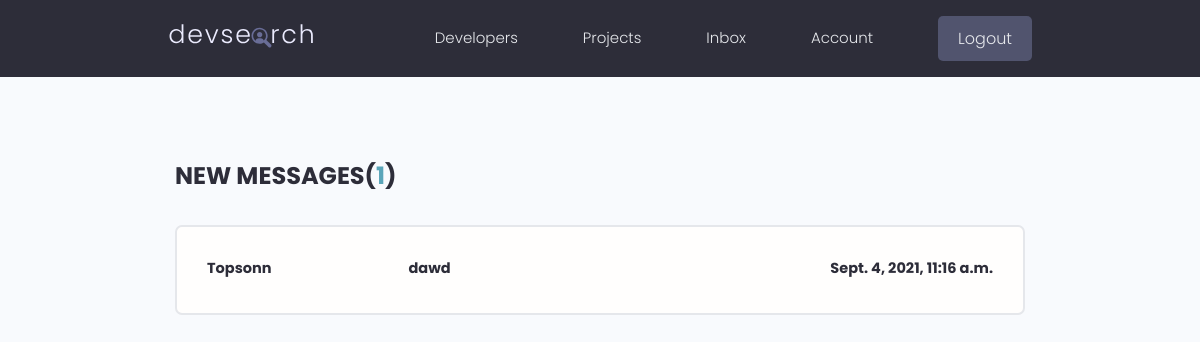
Page /inbox/ (signed in) on the earlier database version.
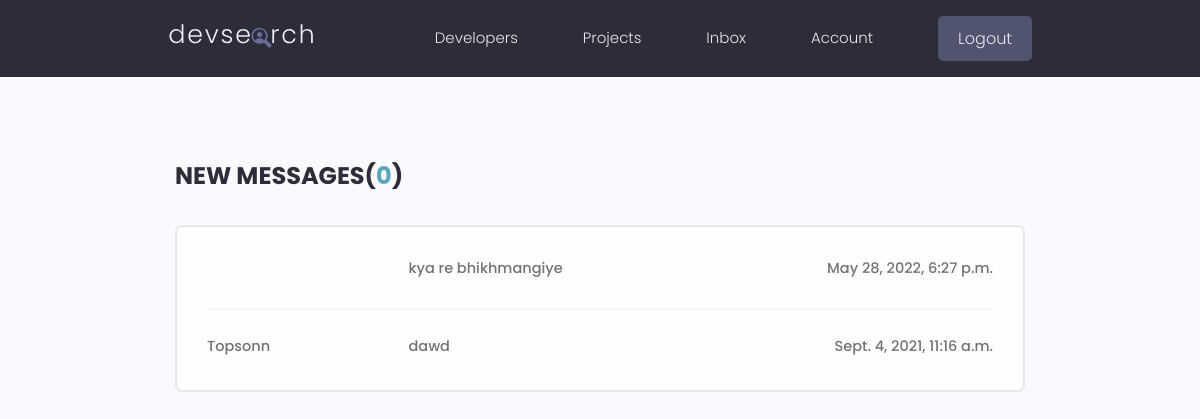
Same page on the later database version.
### users/models.py (models this page shows, shortened)
class Message(models.Model):
    sender = models.ForeignKey(Profile, on_delete=models.SET_NULL, null=True, blank=True)
    recipient = models.ForeignKey(Profile, on_delete=models.SET_NULL, null=True, blank=True, related_name="messages")
    name = models.CharField(max_length=100, null=True, blank=True)
    email = models.EmailField(max_length=100, null=True, blank=True)
    subject = models.CharField(max_length=200, null=True, blank=True)
    body = models.TextField()
    is_read = models.BooleanField(default=False, null=True)
    created = models.DateTimeField(auto_now_add=True)
    id = models.UUIDField(default=uuid.uuid4, unique=True,
                          primary_key=True, editable=False)
    class Meta:
        ordering = ['is_read', '-created']

### users/views.py (the view)
# urls.py: path('inbox/',views.inbox, name="inbox"),
@login_required(login_url = 'login')
def inbox(request):
    profile = request.user.profile
    messageRequests = profile.messages.all()
    unreadCount = messageRequests.filter(is_read=False).count()
    context = { 'messageRequests' : messageRequests, 'unreadCount' : unreadCount}
    return render(request, 'users/inbox.html', context)

### users/templates/users/inbox.html
{% extends 'main.html' %}
{% load static %}
{% block body %}
  <main class="inbox my-xl">
    <div class="content-box">
      <h3 class="inbox__title">New Messages(<span>{{unreadCount}}</span>)</h3>
      <ul class="messages">
        {% for message in messageRequests %}
        {% if message.is_read == False %}
        <li class="message message--unread">
        {% else %}
      <li class="message">
        {% endif %}
          <a href="{% url 'view_message' message.id %}">
            <span class="message__author">{{message.name}}</span>
            <span class="message__subject">{{message.subject}}</span>
            <span class="message__date">{{message.created}}</span>
          </a>
        </li>
        {% endfor %}
      </ul>
    </div>
  </main>
{% endblock %}

Differences in the rows shown:
added Message: subject "kya re bhikhmangiye", created "May 28, 2022, 6:27 p.m."
changed Message "Topsonn": is_read False → True (drawn)
Other differences:
{{ unreadCount }}: "1" → "0"
